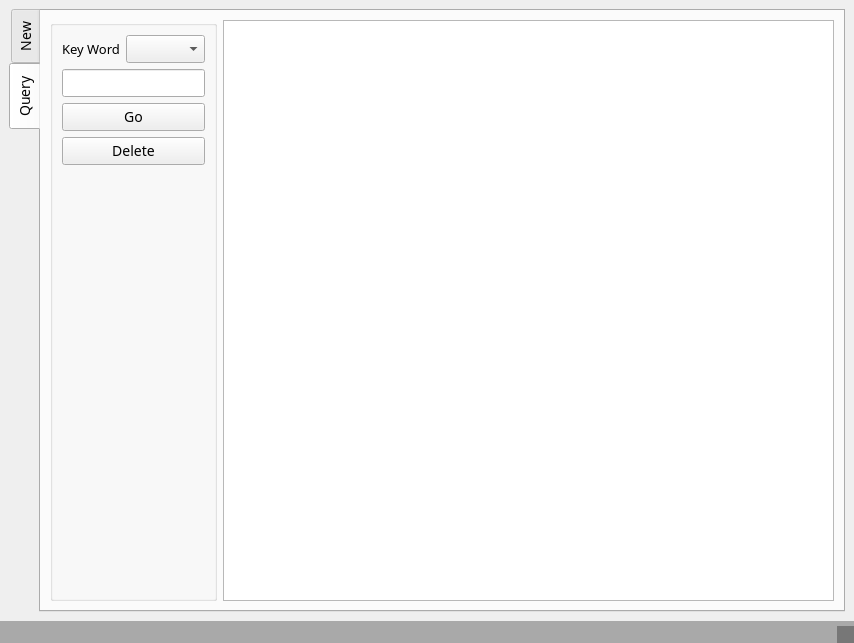
<?xml version="1.0" encoding="UTF-8"?>
<ui version="4.0">
 <class>mainWindow</class>
 <widget class="QMainWindow" name="mainWindow">
  <property name="geometry">
   <rect>
    <x>0</x>
    <y>0</y>
    <width>854</width>
    <height>643</height>
   </rect>
  </property>
  <property name="windowTitle">
   <string>Sales Management</string>
  </property>
  <property name="styleSheet">
   <string notr="true"/>
  </property>
  <widget class="QWidget" name="centralwidget">
   <layout class="QGridLayout" name="gridLayout_3">
    <item row="0" column="0">
     <widget class="QTabWidget" name="tabQuery">
      <property name="styleSheet">
       <string notr="true">*{
	font-family: century gothic;
	font-size: 14px;
}

QLineEdit{
	font-family: Microsoft Yahei;
}

QTextEdit{
	font-family: Microsoft Yahei;
}

QComboBox{
	font-family: Microsoft Yahei;
}

QTableView{
	font-family: Microsoft Yahei;
}

</string>
      </property>
      <property name="tabPosition">
       <enum>QTabWidget::West</enum>
      </property>
      <property name="tabShape">
       <enum>QTabWidget::Rounded</enum>
      </property>
      <property name="currentIndex">
       <number>1</number>
      </property>
      <property name="tabsClosable">
       <bool>false</bool>
      </property>
      <property name="movable">
       <bool>true</bool>
      </property>
      <property name="tabBarAutoHide">
       <bool>false</bool>
      </property>
      <widget class="QWidget" name="tabNew">
       <attribute name="title">
        <string>New</string>
       </attribute>
       <layout class="QGridLayout" name="gridLayout_4">
        <item row="0" column="0" colspan="2">
         <widget class="QGroupBox" name="groupBoxCustomerInfo">
          <property name="sizePolicy">
           <sizepolicy hsizetype="Expanding" vsizetype="Expanding">
            <horstretch>1</horstretch>
            <verstretch>17</verstretch>
           </sizepolicy>
          </property>
          <property name="title">
           <string>Customer Info</string>
          </property>
          <layout class="QVBoxLayout" name="verticalLayout">
           <item>
            <layout class="QHBoxLayout" name="horizontalLayout_2">
             <property name="spacing">
              <number>6</number>
             </property>
             <property name="leftMargin">
              <number>0</number>
             </property>
             <property name="topMargin">
              <number>5</number>
             </property>
             <property name="rightMargin">
              <number>10</number>
             </property>
             <property name="bottomMargin">
              <number>5</number>
             </property>
             <item>
              <widget class="QLabel" name="labelName">
               <property name="sizePolicy">
                <sizepolicy hsizetype="Expanding" vsizetype="Expanding">
                 <horstretch>2</horstretch>
                 <verstretch>1</verstretch>
                </sizepolicy>
               </property>
               <property name="maximumSize">
                <size>
                 <width>16777215</width>
                 <height>33</height>
                </size>
               </property>
               <property name="text">
                <string>Name</string>
               </property>
               <property name="alignment">
                <set>Qt::AlignCenter</set>
               </property>
              </widget>
             </item>
             <item>
              <widget class="QLineEdit" name="textName">
               <property name="sizePolicy">
                <sizepolicy hsizetype="Expanding" vsizetype="Expanding">
                 <horstretch>3</horstretch>
                 <verstretch>1</verstretch>
                </sizepolicy>
               </property>
               <property name="maximumSize">
                <size>
                 <width>16777212</width>
                 <height>33</height>
                </size>
               </property>
               <property name="statusTip">
                <string/>
               </property>
               <property name="layoutDirection">
                <enum>Qt::LeftToRight</enum>
               </property>
               <property name="styleSheet">
                <string notr="true"/>
               </property>
               <property name="alignment">
                <set>Qt::AlignLeading|Qt::AlignLeft|Qt::AlignVCenter</set>
               </property>
               <property name="placeholderText">
                <string>Name</string>
               </property>
              </widget>
             </item>
            </layout>
           </item>
           <item>
            <layout class="QHBoxLayout" name="horizontalLayout_3">
             <property name="spacing">
              <number>6</number>
             </property>
             <property name="leftMargin">
              <number>0</number>
             </property>
             <property name="topMargin">
              <number>5</number>
             </property>
             <property name="rightMargin">
              <number>10</number>
             </property>
             <property name="bottomMargin">
              <number>5</number>
             </property>
             <item>
              <widget class="QLabel" name="labelCustomerID">
               <property name="sizePolicy">
                <sizepolicy hsizetype="Expanding" vsizetype="Expanding">
                 <horstretch>2</horstretch>
                 <verstretch>1</verstretch>
                </sizepolicy>
               </property>
               <property name="maximumSize">
                <size>
                 <width>16777215</width>
                 <height>33</height>
                </size>
               </property>
               <property name="text">
                <string>ID</string>
               </property>
               <property name="alignment">
                <set>Qt::AlignCenter</set>
               </property>
              </widget>
             </item>
             <item>
              <widget class="QLineEdit" name="textCustomerID">
               <property name="sizePolicy">
                <sizepolicy hsizetype="Expanding" vsizetype="Expanding">
                 <horstretch>3</horstretch>
                 <verstretch>1</verstretch>
                </sizepolicy>
               </property>
               <property name="maximumSize">
                <size>
                 <width>16777215</width>
                 <height>33</height>
                </size>
               </property>
               <property name="layoutDirection">
                <enum>Qt::LeftToRight</enum>
               </property>
               <property name="alignment">
                <set>Qt::AlignLeading|Qt::AlignLeft|Qt::AlignVCenter</set>
               </property>
               <property name="placeholderText">
                <string>ID</string>
               </property>
              </widget>
             </item>
            </layout>
           </item>
           <item>
            <layout class="QHBoxLayout" name="horizontalLayout_5">
             <property name="spacing">
              <number>6</number>
             </property>
             <property name="leftMargin">
              <number>0</number>
             </property>
             <property name="topMargin">
              <number>5</number>
             </property>
             <property name="rightMargin">
              <number>10</number>
             </property>
             <property name="bottomMargin">
              <number>5</number>
             </property>
             <item>
              <widget class="QLabel" name="labelProvince">
               <property name="sizePolicy">
                <sizepolicy hsizetype="Expanding" vsizetype="Expanding">
                 <horstretch>2</horstretch>
                 <verstretch>1</verstretch>
                </sizepolicy>
               </property>
               <property name="maximumSize">
                <size>
                 <width>16777215</width>
                 <height>33</height>
                </size>
               </property>
               <property name="text">
                <string>Province</string>
               </property>
               <property name="alignment">
                <set>Qt::AlignCenter</set>
               </property>
              </widget>
             </item>
             <item>
              <widget class="QComboBox" name="comboProvince">
               <property name="sizePolicy">
                <sizepolicy hsizetype="Expanding" vsizetype="Expanding">
                 <horstretch>3</horstretch>
                 <verstretch>1</verstretch>
                </sizepolicy>
               </property>
               <property name="maximumSize">
                <size>
                 <width>16777215</width>
                 <height>33</height>
                </size>
               </property>
               <property name="layoutDirection">
                <enum>Qt::LeftToRight</enum>
               </property>
              </widget>
             </item>
            </layout>
           </item>
           <item>
            <layout class="QHBoxLayout" name="horizontalLayout_4">
             <property name="spacing">
              <number>6</number>
             </property>
             <property name="leftMargin">
              <number>0</number>
             </property>
             <property name="topMargin">
              <number>5</number>
             </property>
             <property name="rightMargin">
              <number>10</number>
             </property>
             <property name="bottomMargin">
              <number>5</number>
             </property>
             <item>
              <widget class="QLabel" name="labelCity">
               <property name="sizePolicy">
                <sizepolicy hsizetype="Expanding" vsizetype="Expanding">
                 <horstretch>2</horstretch>
                 <verstretch>1</verstretch>
                </sizepolicy>
               </property>
               <property name="maximumSize">
                <size>
                 <width>16777215</width>
                 <height>33</height>
                </size>
               </property>
               <property name="text">
                <string>City</string>
               </property>
               <property name="alignment">
                <set>Qt::AlignCenter</set>
               </property>
              </widget>
             </item>
             <item>
              <widget class="QComboBox" name="comboCity">
               <property name="sizePolicy">
                <sizepolicy hsizetype="Expanding" vsizetype="Expanding">
                 <horstretch>3</horstretch>
                 <verstretch>1</verstretch>
                </sizepolicy>
               </property>
               <property name="maximumSize">
                <size>
                 <width>16777215</width>
                 <height>33</height>
                </size>
               </property>
               <property name="layoutDirection">
                <enum>Qt::LeftToRight</enum>
               </property>
              </widget>
             </item>
            </layout>
           </item>
           <item>
            <layout class="QHBoxLayout" name="horizontalLayout_6">
             <property name="spacing">
              <number>6</number>
             </property>
             <property name="sizeConstraint">
              <enum>QLayout::SetDefaultConstraint</enum>
             </property>
             <property name="leftMargin">
              <number>0</number>
             </property>
             <property name="topMargin">
              <number>5</number>
             </property>
             <property name="rightMargin">
              <number>10</number>
             </property>
             <property name="bottomMargin">
              <number>5</number>
             </property>
             <item>
              <widget class="QLabel" name="labelAddress">
               <property name="sizePolicy">
                <sizepolicy hsizetype="Expanding" vsizetype="Expanding">
                 <horstretch>2</horstretch>
                 <verstretch>3</verstretch>
                </sizepolicy>
               </property>
               <property name="text">
                <string>Address</string>
               </property>
               <property name="alignment">
                <set>Qt::AlignCenter</set>
               </property>
              </widget>
             </item>
             <item>
              <widget class="QTextEdit" name="textAddress">
               <property name="sizePolicy">
                <sizepolicy hsizetype="Expanding" vsizetype="Expanding">
                 <horstretch>3</horstretch>
                 <verstretch>3</verstretch>
                </sizepolicy>
               </property>
               <property name="minimumSize">
                <size>
                 <width>0</width>
                 <height>0</height>
                </size>
               </property>
               <property name="maximumSize">
                <size>
                 <width>16777215</width>
                 <height>120</height>
                </size>
               </property>
               <property name="layoutDirection">
                <enum>Qt::LeftToRight</enum>
               </property>
               <property name="placeholderText">
                <string>Address</string>
               </property>
              </widget>
             </item>
            </layout>
           </item>
           <item>
            <layout class="QHBoxLayout" name="horizontalLayout_7">
             <property name="spacing">
              <number>6</number>
             </property>
             <property name="leftMargin">
              <number>0</number>
             </property>
             <property name="topMargin">
              <number>5</number>
             </property>
             <property name="rightMargin">
              <number>10</number>
             </property>
             <property name="bottomMargin">
              <number>5</number>
             </property>
             <item>
              <widget class="QLabel" name="labelZip">
               <property name="sizePolicy">
                <sizepolicy hsizetype="Expanding" vsizetype="Expanding">
                 <horstretch>2</horstretch>
                 <verstretch>1</verstretch>
                </sizepolicy>
               </property>
               <property name="maximumSize">
                <size>
                 <width>16777215</width>
                 <height>33</height>
                </size>
               </property>
               <property name="text">
                <string>Zip</string>
               </property>
               <property name="alignment">
                <set>Qt::AlignCenter</set>
               </property>
              </widget>
             </item>
             <item>
              <widget class="QLineEdit" name="textZip">
               <property name="sizePolicy">
                <sizepolicy hsizetype="Expanding" vsizetype="Expanding">
                 <horstretch>3</horstretch>
                 <verstretch>1</verstretch>
                </sizepolicy>
               </property>
               <property name="maximumSize">
                <size>
                 <width>16777215</width>
                 <height>33</height>
                </size>
               </property>
               <property name="layoutDirection">
                <enum>Qt::LeftToRight</enum>
               </property>
               <property name="alignment">
                <set>Qt::AlignLeading|Qt::AlignLeft|Qt::AlignVCenter</set>
               </property>
               <property name="placeholderText">
                <string>Zip</string>
               </property>
              </widget>
             </item>
            </layout>
           </item>
           <item>
            <layout class="QHBoxLayout" name="horizontalLayout_8">
             <property name="spacing">
              <number>6</number>
             </property>
             <property name="leftMargin">
              <number>0</number>
             </property>
             <property name="topMargin">
              <number>5</number>
             </property>
             <property name="rightMargin">
              <number>10</number>
             </property>
             <property name="bottomMargin">
              <number>5</number>
             </property>
             <item>
              <widget class="QLabel" name="labelPhone">
               <property name="sizePolicy">
                <sizepolicy hsizetype="Expanding" vsizetype="Expanding">
                 <horstretch>2</horstretch>
                 <verstretch>1</verstretch>
                </sizepolicy>
               </property>
               <property name="maximumSize">
                <size>
                 <width>16777215</width>
                 <height>33</height>
                </size>
               </property>
               <property name="text">
                <string>Phone</string>
               </property>
               <property name="alignment">
                <set>Qt::AlignCenter</set>
               </property>
              </widget>
             </item>
             <item>
              <widget class="QLineEdit" name="textPhone">
               <property name="sizePolicy">
                <sizepolicy hsizetype="Expanding" vsizetype="Expanding">
                 <horstretch>3</horstretch>
                 <verstretch>1</verstretch>
                </sizepolicy>
               </property>
               <property name="maximumSize">
                <size>
                 <width>16777215</width>
                 <height>33</height>
                </size>
               </property>
               <property name="layoutDirection">
                <enum>Qt::LeftToRight</enum>
               </property>
               <property name="alignment">
                <set>Qt::AlignLeading|Qt::AlignLeft|Qt::AlignVCenter</set>
               </property>
               <property name="placeholderText">
                <string>Phone</string>
               </property>
              </widget>
             </item>
            </layout>
           </item>
           <item>
            <layout class="QHBoxLayout" name="horizontalLayout_13">
             <property name="topMargin">
              <number>5</number>
             </property>
             <property name="rightMargin">
              <number>10</number>
             </property>
             <property name="bottomMargin">
              <number>5</number>
             </property>
             <item>
              <widget class="QLabel" name="labelCustomerComment">
               <property name="sizePolicy">
                <sizepolicy hsizetype="Expanding" vsizetype="Expanding">
                 <horstretch>2</horstretch>
                 <verstretch>3</verstretch>
                </sizepolicy>
               </property>
               <property name="text">
                <string>Comment</string>
               </property>
               <property name="alignment">
                <set>Qt::AlignCenter</set>
               </property>
              </widget>
             </item>
             <item>
              <widget class="QTextEdit" name="textCustomerComment">
               <property name="sizePolicy">
                <sizepolicy hsizetype="Expanding" vsizetype="Expanding">
                 <horstretch>3</horstretch>
                 <verstretch>3</verstretch>
                </sizepolicy>
               </property>
               <property name="maximumSize">
                <size>
                 <width>16777215</width>
                 <height>120</height>
                </size>
               </property>
               <property name="placeholderText">
                <string>Customer Comment</string>
               </property>
              </widget>
             </item>
            </layout>
           </item>
          </layout>
         </widget>
        </item>
        <item row="0" column="2" colspan="2">
         <widget class="QGroupBox" name="groupBoxOrderInfo">
          <property name="sizePolicy">
           <sizepolicy hsizetype="Expanding" vsizetype="Expanding">
            <horstretch>1</horstretch>
            <verstretch>17</verstretch>
           </sizepolicy>
          </property>
          <property name="title">
           <string>Order Info</string>
          </property>
          <layout class="QGridLayout" name="gridLayout">
           <item row="4" column="3">
            <spacer name="verticalSpacer">
             <property name="orientation">
              <enum>Qt::Vertical</enum>
             </property>
             <property name="sizeHint" stdset="0">
              <size>
               <width>20</width>
               <height>240</height>
              </size>
             </property>
            </spacer>
           </item>
           <item row="5" column="1">
            <spacer name="horizontalSpacer_2">
             <property name="orientation">
              <enum>Qt::Horizontal</enum>
             </property>
             <property name="sizeHint" stdset="0">
              <size>
               <width>40</width>
               <height>20</height>
              </size>
             </property>
            </spacer>
           </item>
           <item row="5" column="2">
            <spacer name="horizontalSpacer_3">
             <property name="orientation">
              <enum>Qt::Horizontal</enum>
             </property>
             <property name="sizeHint" stdset="0">
              <size>
               <width>40</width>
               <height>20</height>
              </size>
             </property>
            </spacer>
           </item>
           <item row="6" column="3">
            <spacer name="verticalSpacer_2">
             <property name="orientation">
              <enum>Qt::Vertical</enum>
             </property>
             <property name="sizeHint" stdset="0">
              <size>
               <width>20</width>
               <height>40</height>
              </size>
             </property>
            </spacer>
           </item>
           <item row="5" column="0">
            <spacer name="horizontalSpacer">
             <property name="orientation">
              <enum>Qt::Horizontal</enum>
             </property>
             <property name="sizeHint" stdset="0">
              <size>
               <width>40</width>
               <height>20</height>
              </size>
             </property>
            </spacer>
           </item>
           <item row="5" column="3">
            <widget class="QPushButton" name="buttonSubmit">
             <property name="sizePolicy">
              <sizepolicy hsizetype="Expanding" vsizetype="Expanding">
               <horstretch>0</horstretch>
               <verstretch>1</verstretch>
              </sizepolicy>
             </property>
             <property name="maximumSize">
              <size>
               <width>16777215</width>
               <height>16777215</height>
              </size>
             </property>
             <property name="layoutDirection">
              <enum>Qt::LeftToRight</enum>
             </property>
             <property name="text">
              <string>SUBMIT</string>
             </property>
             <property name="checkable">
              <bool>true</bool>
             </property>
             <property name="checked">
              <bool>false</bool>
             </property>
             <property name="autoDefault">
              <bool>false</bool>
             </property>
             <property name="default">
              <bool>false</bool>
             </property>
             <property name="flat">
              <bool>false</bool>
             </property>
            </widget>
           </item>
           <item row="5" column="4">
            <spacer name="horizontalSpacer_4">
             <property name="orientation">
              <enum>Qt::Horizontal</enum>
             </property>
             <property name="sizeHint" stdset="0">
              <size>
               <width>40</width>
               <height>20</height>
              </size>
             </property>
            </spacer>
           </item>
           <item row="0" column="0" colspan="5">
            <layout class="QHBoxLayout" name="horizontalLayout_9">
             <property name="leftMargin">
              <number>0</number>
             </property>
             <property name="topMargin">
              <number>5</number>
             </property>
             <property name="rightMargin">
              <number>10</number>
             </property>
             <property name="bottomMargin">
              <number>5</number>
             </property>
             <item>
              <widget class="QLabel" name="labelOrderDate">
               <property name="sizePolicy">
                <sizepolicy hsizetype="Expanding" vsizetype="Expanding">
                 <horstretch>2</horstretch>
                 <verstretch>1</verstretch>
                </sizepolicy>
               </property>
               <property name="maximumSize">
                <size>
                 <width>16777215</width>
                 <height>33</height>
                </size>
               </property>
               <property name="text">
                <string>Date</string>
               </property>
               <property name="alignment">
                <set>Qt::AlignCenter</set>
               </property>
              </widget>
             </item>
             <item>
              <widget class="QDateEdit" name="dateOrder">
               <property name="sizePolicy">
                <sizepolicy hsizetype="Expanding" vsizetype="Expanding">
                 <horstretch>3</horstretch>
                 <verstretch>1</verstretch>
                </sizepolicy>
               </property>
               <property name="maximumSize">
                <size>
                 <width>16777215</width>
                 <height>33</height>
                </size>
               </property>
               <property name="font">
                <font>
                 <family>century gothic</family>
                 <pointsize>-1</pointsize>
                 <weight>50</weight>
                 <bold>false</bold>
                </font>
               </property>
               <property name="autoFillBackground">
                <bool>false</bool>
               </property>
               <property name="alignment">
                <set>Qt::AlignLeading|Qt::AlignLeft|Qt::AlignVCenter</set>
               </property>
               <property name="readOnly">
                <bool>false</bool>
               </property>
               <property name="maximumDateTime">
                <datetime>
                 <hour>23</hour>
                 <minute>59</minute>
                 <second>59</second>
                 <year>2030</year>
                 <month>12</month>
                 <day>30</day>
                </datetime>
               </property>
               <property name="maximumDate">
                <date>
                 <year>2030</year>
                 <month>12</month>
                 <day>30</day>
                </date>
               </property>
               <property name="currentSection">
                <enum>QDateTimeEdit::YearSection</enum>
               </property>
               <property name="displayFormat">
                <string>yyyy-MM-dd</string>
               </property>
               <property name="calendarPopup">
                <bool>true</bool>
               </property>
               <property name="date">
                <date>
                 <year>2019</year>
                 <month>7</month>
                 <day>2</day>
                </date>
               </property>
              </widget>
             </item>
            </layout>
           </item>
           <item row="1" column="0" colspan="5">
            <layout class="QHBoxLayout" name="horizontalLayout_10">
             <property name="leftMargin">
              <number>0</number>
             </property>
             <property name="topMargin">
              <number>5</number>
             </property>
             <property name="rightMargin">
              <number>10</number>
             </property>
             <property name="bottomMargin">
              <number>5</number>
             </property>
             <item>
              <widget class="QLabel" name="labelItem">
               <property name="sizePolicy">
                <sizepolicy hsizetype="Expanding" vsizetype="Expanding">
                 <horstretch>2</horstretch>
                 <verstretch>1</verstretch>
                </sizepolicy>
               </property>
               <property name="maximumSize">
                <size>
                 <width>16777215</width>
                 <height>33</height>
                </size>
               </property>
               <property name="text">
                <string>Item</string>
               </property>
               <property name="alignment">
                <set>Qt::AlignCenter</set>
               </property>
              </widget>
             </item>
             <item>
              <widget class="QComboBox" name="comboItem">
               <property name="sizePolicy">
                <sizepolicy hsizetype="Expanding" vsizetype="Expanding">
                 <horstretch>3</horstretch>
                 <verstretch>1</verstretch>
                </sizepolicy>
               </property>
               <property name="maximumSize">
                <size>
                 <width>16777215</width>
                 <height>33</height>
                </size>
               </property>
               <property name="sizeAdjustPolicy">
                <enum>QComboBox::AdjustToContents</enum>
               </property>
              </widget>
             </item>
            </layout>
           </item>
           <item row="2" column="0" colspan="5">
            <layout class="QHBoxLayout" name="horizontalLayout_11">
             <property name="leftMargin">
              <number>0</number>
             </property>
             <property name="topMargin">
              <number>5</number>
             </property>
             <property name="rightMargin">
              <number>10</number>
             </property>
             <property name="bottomMargin">
              <number>5</number>
             </property>
             <item>
              <widget class="QLabel" name="labelQuantity">
               <property name="sizePolicy">
                <sizepolicy hsizetype="Expanding" vsizetype="Expanding">
                 <horstretch>2</horstretch>
                 <verstretch>1</verstretch>
                </sizepolicy>
               </property>
               <property name="maximumSize">
                <size>
                 <width>16777215</width>
                 <height>33</height>
                </size>
               </property>
               <property name="text">
                <string>Quantity</string>
               </property>
               <property name="alignment">
                <set>Qt::AlignCenter</set>
               </property>
              </widget>
             </item>
             <item>
              <widget class="QComboBox" name="comboQuantity">
               <property name="sizePolicy">
                <sizepolicy hsizetype="Expanding" vsizetype="Expanding">
                 <horstretch>3</horstretch>
                 <verstretch>1</verstretch>
                </sizepolicy>
               </property>
               <property name="maximumSize">
                <size>
                 <width>16777215</width>
                 <height>33</height>
                </size>
               </property>
               <property name="sizeAdjustPolicy">
                <enum>QComboBox::AdjustToContents</enum>
               </property>
              </widget>
             </item>
            </layout>
           </item>
           <item row="3" column="0" colspan="5">
            <layout class="QHBoxLayout" name="horizontalLayout_14">
             <property name="topMargin">
              <number>5</number>
             </property>
             <property name="rightMargin">
              <number>10</number>
             </property>
             <property name="bottomMargin">
              <number>5</number>
             </property>
             <item>
              <widget class="QLabel" name="labelOrderComment">
               <property name="sizePolicy">
                <sizepolicy hsizetype="Expanding" vsizetype="Expanding">
                 <horstretch>2</horstretch>
                 <verstretch>3</verstretch>
                </sizepolicy>
               </property>
               <property name="text">
                <string>Comment</string>
               </property>
               <property name="alignment">
                <set>Qt::AlignCenter</set>
               </property>
              </widget>
             </item>
             <item>
              <widget class="QTextEdit" name="textOrderComment">
               <property name="sizePolicy">
                <sizepolicy hsizetype="Expanding" vsizetype="Expanding">
                 <horstretch>3</horstretch>
                 <verstretch>3</verstretch>
                </sizepolicy>
               </property>
               <property name="maximumSize">
                <size>
                 <width>16777215</width>
                 <height>120</height>
                </size>
               </property>
               <property name="placeholderText">
                <string>Order Comment</string>
               </property>
              </widget>
             </item>
            </layout>
           </item>
          </layout>
         </widget>
        </item>
       </layout>
      </widget>
      <widget class="QWidget" name="tab">
       <attribute name="title">
        <string>Query</string>
       </attribute>
       <layout class="QGridLayout" name="gridLayout_2">
        <item row="0" column="1">
         <widget class="QTableWidget" name="tableWidgetResult">
          <property name="sizePolicy">
           <sizepolicy hsizetype="Expanding" vsizetype="Expanding">
            <horstretch>14</horstretch>
            <verstretch>0</verstretch>
           </sizepolicy>
          </property>
         </widget>
        </item>
        <item row="0" column="0">
         <widget class="QGroupBox" name="groupBox_3">
          <property name="sizePolicy">
           <sizepolicy hsizetype="Expanding" vsizetype="Preferred">
            <horstretch>3</horstretch>
            <verstretch>0</verstretch>
           </sizepolicy>
          </property>
          <property name="title">
           <string/>
          </property>
          <layout class="QVBoxLayout" name="verticalLayout_2">
           <item>
            <layout class="QHBoxLayout" name="horizontalLayout">
             <item>
              <widget class="QLabel" name="label">
               <property name="styleSheet">
                <string notr="true">font-size: 13px;
</string>
               </property>
               <property name="text">
                <string>Key Word</string>
               </property>
              </widget>
             </item>
             <item>
              <widget class="QComboBox" name="comboQuery"/>
             </item>
            </layout>
           </item>
           <item>
            <widget class="QLineEdit" name="textKeyWord"/>
           </item>
           <item>
            <widget class="QPushButton" name="buttonQuery">
             <property name="text">
              <string>Go</string>
             </property>
            </widget>
           </item>
           <item>
            <widget class="QPushButton" name="buttonDelete">
             <property name="text">
              <string>Delete</string>
             </property>
            </widget>
           </item>
           <item>
            <spacer name="verticalSpacer_3">
             <property name="orientation">
              <enum>Qt::Vertical</enum>
             </property>
             <property name="sizeHint" stdset="0">
              <size>
               <width>20</width>
               <height>40</height>
              </size>
             </property>
            </spacer>
           </item>
          </layout>
         </widget>
        </item>
       </layout>
      </widget>
     </widget>
    </item>
   </layout>
  </widget>
  <widget class="QMenuBar" name="menubar">
   <property name="geometry">
    <rect>
     <x>0</x>
     <y>0</y>
     <width>854</width>
     <height>21</height>
    </rect>
   </property>
  </widget>
  <widget class="QStatusBar" name="statusbar">
   <property name="styleSheet">
    <string notr="true">background-color: rgba(0, 0, 0, 75);
border-radius: 15px;</string>
   </property>
  </widget>
 </widget>
 <resources/>
 <connections/>
</ui>
